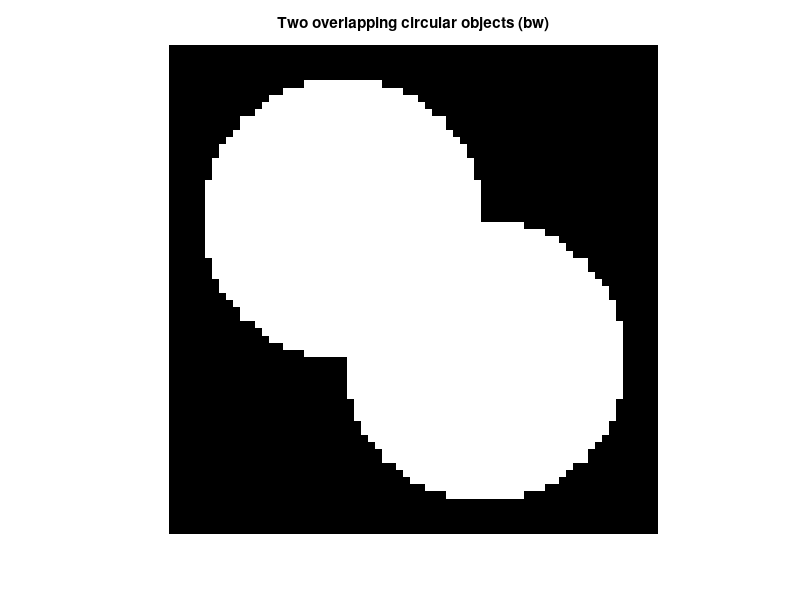
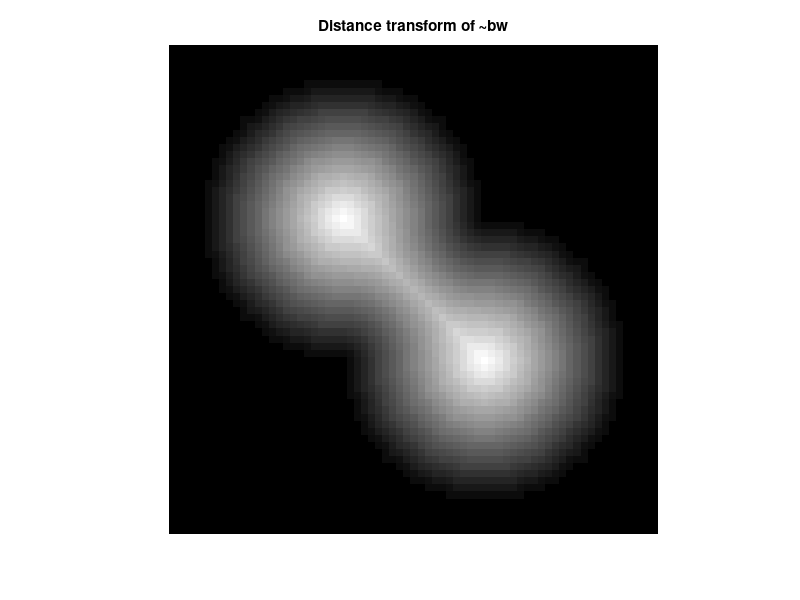
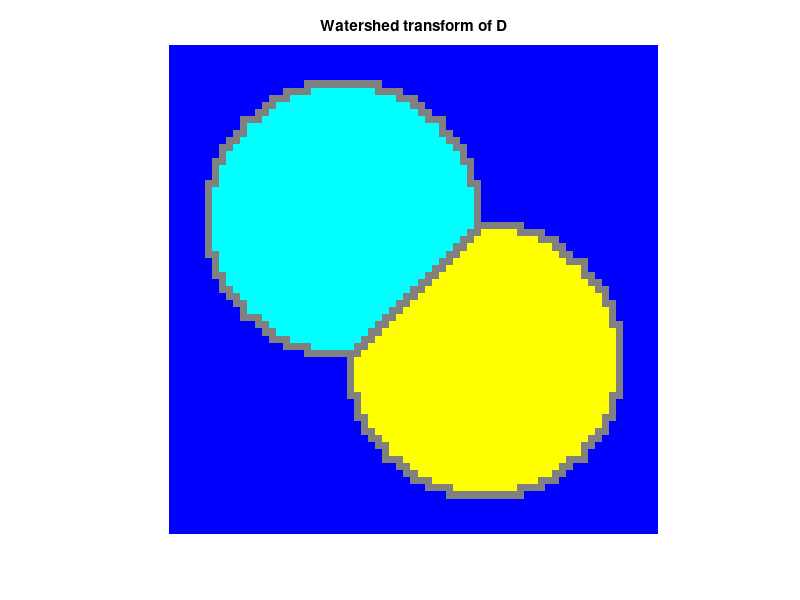
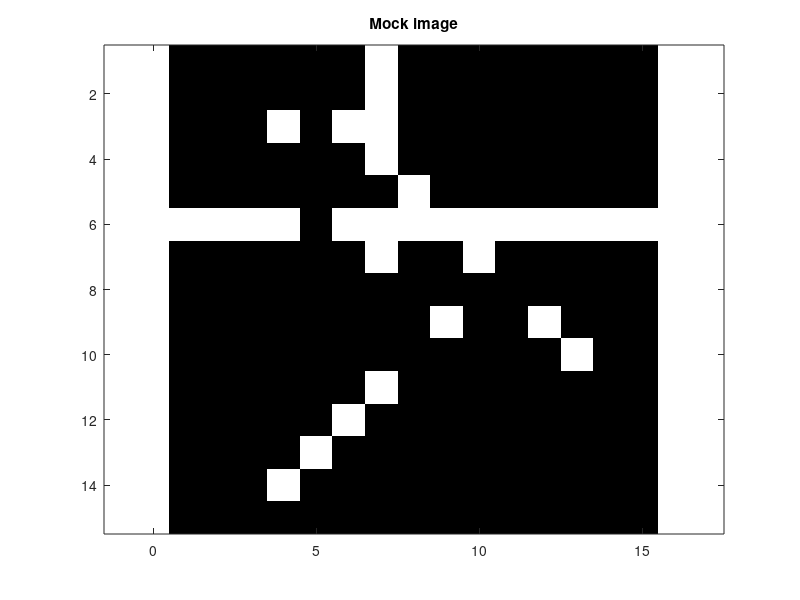

Write MATLAB code to recreate these figures, in order. (Note: this script raises an error after producing the figures.)
%% Week 3: Exercise
% This weeks we have been given both some exercises from the book
% and some matlab exercises/tutorials to demonstrate how to use the matlab
% watershed algorithm.

%% Problem 10.2 : We'll start of with problem 10.2 from Gonzales and Woods
% This problem asks us to find a set of 3x3 masks that can be used to
% detect 1-pixel breaks in lines oriented horizontally, vertically, at +45
% and -45 degrees.

% One set of masks could be:
mask_horizontal_lines       = [-1  2 -1 ; -1  2 -1 ; -1  2 -1];
mask_45_degrees_lines       = [-1 -1  2 ; -1  2 -1 ;  2 -1 -1];
mask_vertical_lines         = [-1 -1 -1 ;  2  2  2 ; -1 -1 -1];
mask_minus_45_degrees_lines = [ 2 -1 -1 ; -1  2 -1 ; -1 -1  2];
% but if the image is assumed to be noiseless, it is no reason to use masks
% which are thicker than 1 pixel, so a better set of masks is:
mask_horizontal_lines       = [ 0  0  0 ;  1 -2  1 ;  0  0  0];
mask_45_degrees_lines       = [ 1  0  0 ;  0 -2  0 ;  0  0  1];
mask_vertical_lines         = [ 0  1  0 ;  0 -2  0 ;  0  1  0];
mask_minus_45_degrees_lines = [ 0  0  1 ;  0 -2  0 ;  1  0  0];
% The response of each of these masks on the lines with the favored
% orientation is:
%  - -1 for the onset and offset (the first and last) pixels of the line
%    and 1 for the background pixels adjacent to these pixels in the
%    direction of the line,
%  - 2 for the break points and -1 for the foreground pixels adjacent to
%    these pixels in the direction of the line, and
%  - 0 anywhere else, i.e. the pixels which are inside the lines and not
%    adjacent to a background pixel in the direction of the line, and the
%    background pixel which is not adjacent to a line (i.e. a foreground
%    pixel) in the direction of the line.
% The breaks in a line of a specific orientation can therefore be detected
% by thresholding the response of the favoring mask using a threshold
% between 1 and 2.

img = [ 0 0 0 0 0 0 1 0 0 0 0 0 0 0 0;
        0 0 0 0 0 0 1 0 0 0 0 0 0 0 0;
        0 0 0 1 0 1 1 0 0 0 0 0 0 0 0;
        0 0 0 0 0 0 1 0 0 0 0 0 0 0 0;
        0 0 0 0 0 0 0 1 0 0 0 0 0 0 0;
        1 1 1 1 0 1 1 1 1 1 1 1 1 1 1;
        0 0 0 0 0 0 1 0 0 1 0 0 0 0 0;
        0 0 0 0 0 0 0 0 0 0 0 0 0 0 0;
        0 0 0 0 0 0 0 0 1 0 0 1 0 0 0;
        0 0 0 0 0 0 0 0 0 0 0 0 1 0 0;
        0 0 0 0 0 0 1 0 0 0 0 0 0 0 0;
        0 0 0 0 0 1 0 0 0 0 0 0 0 0 0;
        0 0 0 0 1 0 0 0 0 0 0 0 0 0 0;
        0 0 0 1 0 0 0 0 0 0 0 0 0 0 0;
        0 0 0 0 0 0 0 0 0 0 0 0 0 0 0;];
img = img;

figure(101)
image(img+1)
colormap(gray(2))
axis equal
axis tight
title('Mock image');

%Line detection masks
hor_line =      [-1 -1 -1; 2 2 2; -1 -1 -1];
plus45_line =   [2 -1 -1; -1 2 -1; -1 -1 2];
vert_line =     [-1 2 -1; -1 2 -1; -1 2 -1];
minus45_line =  [-1 -1 2; -1 2 -1; 2 -1 -1];

%Gap detection masks
hor =       [0 0 0; 1 -2 1; 0 0 0];
vert =      [0 1 0; 0 -2 0; 0 1 0];
minus45 =   [1 0 0; 0 -2 0; 0 0 1];
plus45 =    [0 0 1; 0 -2 0; 1 0 0];

%Try out different masks on your own. I will use the mask to detect
%horizontal gaps
res = conv2(img,hor,'same');

pause(0.5)
figure(102)
imagesc(res > 1)
axis equal
axis tight
colorbar
title('When using the mask to find horizontal gaps');

%% Problem 10.38
% Problem 10.38 is: Propose a region-growing algorithm to segment the image
% in Problem 10.36.

% The image in problem 10.36 has a number of objects that are brighter than
% the background. We are given the information that the mean intensity of
% the backgroud is 60, while the mean intensity of the objects are 170 on a
% [0 255] scale. One solution could then be:

% See section 10.4.1 on region-based segmentation

% We can choose to use foreground-seeds of 170, then use 8-connectivecty to
% "grow" our regions iteratively if the neighbouring pixel is for example
% larger than 115. In short:

% Seeds: S = f >= 170
% Use 8-connectivity.
% P(R) = TRUE if "new pixel's grey level" > 115
% Stop when no region can grow further.


%% Problem 10.39
% In this problem we are asked to segment the following image using the
% split and merge procedure discussed in section 10.4.2. 

% Some notation : R = entire image
%                 R_i = sub image
% Then let Q(R_i) = TRUE if all pixels in R_i have the same intensity, if
% Q(R_i) = FALSE we divide the image into new quadrants. if Q(R_i) = TRUE
% we can stop.

img = [ 0 0 0 0 0 0 0 0;
        0 0 0 0 0 0 0 0;
        0 0 1 1 1 1 0 0;
        0 0 1 1 1 1 0 0;
        0 0 1 0 0 1 0 0;
        0 0 1 0 0 1 0 0;
        0 0 0 0 0 0 0 0;
        0 0 0 0 0 0 0 0;]
figure(103)
imagesc(img);

% Numbering the quadrants as follows. Hmm, not sure how my trees will
% show up on the website, but let's hope the best
% [R_1 R_2]
% [R_3 R_4]

%                                             R
%             /                    /                    \                       \
%           /                     |                      |                        \
%         R_1                    R_2                    R_3                       R_4
%   /    |    |    \       /    |    |    \       /    |    |    \          /    |    |    \
% R_11 R_12 R_13 R_14    R_21 R_22 R_23 R_24    R_31 R_32 R_33 R_34       R_41 R_42 R_43 R_44
%  b    b    b    f       b    b    f    b       b / | | \ b    b       / | | \ b    b    b
%                                             R_321 R_322 R_323 R_324 R_411 R_412 R_413 R_414
%                                               f     b     f     b     b     f     b     f
% Merging the connected (either 4- or 8-connected, it doesn't matter for
% this image) uniform regions will result in a perfect segmentation.

%% Problem 10.43

data = [0 0 2 7 4 4 5 6 5 2 2 4 2 1 0];

figure(104)
bar(data)

% Start with n=1. (n == min+1)
%   - Two minimums: 1:2 and 15
% Increase n to 2.
%   - Basin 15 will catch 14, current basins: 1:2 and 14:15
% Increase n to 3.
%   - Basin 1:2 will catch 3.
%   - New minimum: 10:11
%   - Basin 14:15 will catch 13.
%   - Current basins: 1:3, 10:11 and 13:15
% Increase n to 4.
%   - Nothing happens.
% Increase n to 5.
%   - New minimum: 5:6
%   - New dam: 12
%   - Current basins: 1:3, 5:6, 10:11 and 13:15
%   - Current dams: 12
% Increase n to 6.
%   - Basin 5:6 will catch 7.
%   - Basin 10:11 will catch 9.
%   - Current basins: 1:3, 5:7, 9:11 and 13:15
%   - Current dams: 12
% Increase n to 7.
%   - New dam: 8
%   - Current basins: 1:3, 5:7, 9:11 and 13:15
%   - Current dams: 8 and 12
% Increase n to 8.
%   - New dam: 4
%   - Current basins: 1:3, 5:7, 9:11 and 13:15
%   - Current dams: 4, 8 and 12
% Finished! (n == max+1)

% Alternatively with a step prior to n=1 where a dam is created at each end
% of the function, i.e. at n=1 and n=15, to prevent the rising water from
% running off the ends. The remaining steps will be similar, only that the
% first and last basins won't include 1 and 15, respectively.

%% Exercise 5. Matlab exercise with Watershed segmentation
% In this exercise we will create two overlapping circular objects, and the
% aim is to be able to segment them using the watershed algorithm.

%% 1. Make a binary image containing two overlapping circular objects.
center1 = -10;
center2 = -center1;
dist = sqrt(2*(2*center1)^2);
radius = dist/2 * 1.4;
lims = [floor(center1-1.2*radius) ceil(center2+1.2*radius)];
[x,y] = meshgrid(lims(1):lims(2));
bw1 = sqrt((x-center1).^2 + (y-center1).^2) <= radius;
bw2 = sqrt((x-center2).^2 + (y-center2).^2) <= radius;
bw = bw1 | bw2;
figure(1); imshow(bw,'InitialMagnification','fit');
title('Two overlapping circular objects (bw)')


%% 2. Compute the distance transform of the complement of the binary image.
D = bwdist(~bw); %The '~' gives us the complement.
figure(2); imshow(D,[],'InitialMagnification','fit')
title('Distance transform of ~bw');


%% 3. Complement the distance transform, and force pixels that don't
% belong to the objects to be at -Inf.
D = -D;
D(~bw) = -Inf;


%% 4. Compute the watershed transform, and display the resulting label
% matrix as an RGB image.
L = watershed(D);
rgb = label2rgb(L,'jet',[.5 .5 .5]);
figure(3); imshow(rgb,'InitialMagnification','fit');
title('Watershed transform of D');

%And we are done!! The objects are successfully segmented

%% Exercise 6. Segmentation of pears using morphology and watershed

%% Step 1: Read in the Color Image and Convert it to Grayscale
clear all;
close all;
rgb = imread('pears.png');
I = rgb2gray(rgb);

figure(4)
imshow(I)
text(732, 501, 'Image courtesy of Corel', ...
     'FontSize', 7, 'HorizontalAlignment', 'right')
title('Grayscale image of pears');

%% Step 2: Use the Gradient Magnitude as the Segmentation Function
% Use the Sobel edge masks, imfilter, and some simple arithmetic to 
% compute the gradient magnitude. The gradient is high at the borders of 
% the objects andlow (mostly) inside the objects.
hy = fspecial('sobel');
hx = hy';
Iy = imfilter(double(I), hy, 'replicate');
Ix = imfilter(double(I), hx, 'replicate');
gradmag = sqrt(Ix.^2 + Iy.^2);
figure(5); imshow(gradmag,[]);
title('Gradient magnitude (gradmag)');

pause(0.5)

% Can you segment the image by using the watershed transform directly on the gradient magnitude?
L = watershed(gradmag);
Lrgb = label2rgb(L);
h6 = figure(6); imshow(Lrgb);
title('Watershed transform of gradient magnitude, does this work?');

%% Step 3: Mark the Foreground Objects
% A variety of procedures could be applied here to find the foreground 
% markers, which must be connected blobs of pixels inside each of the 
% foreground objects. In this example you'll use morphological techniques
% called "opening-by-reconstruction" and "closing-by-reconstruction" to 
% "clean" up the image. These operations will create flat maxima inside 
% each object that can be located using imregionalmax.
% Opening is an erosion followed by a dilation, while 
% opening-by-reconstruction is an erosion followed by a morphological 
% reconstruction. Let's compare the two. First, compute the opening using
% imopen.
se = strel('disk', 20);
Io = imopen(I, se);
figure(7); imshow(Io), title('Opening (Io)')

pause(0.3)

% Next compute the opening-by-reconstruction using imerode and imreconstruct.
% (You will learn morphological reconstruction in the lecture 24.9)
Ie = imerode(I, se);
Iobr = imreconstruct(Ie, I);
figure(8); imshow(Iobr), title('Opening-by-reconstruction (Iobr)')

pause(0.3)

% Following the opening with a closing can remove the dark spots and stem 
% marks. Compare a regular morphological closing with a 
% closing-by-reconstruction. First try imclose:
Ioc = imclose(Io, se);
figure(9); imshow(Ioc), title('Opening-closing (Ioc)')

pause(0.3)

% Now use imdilate followed by imreconstruct.
% Notice you must complement the image inputs andoutput of imreconstruct.
Iobrd = imdilate(Iobr, se);
Iobrcbr = imreconstruct(imcomplement(Iobrd), imcomplement(Iobr));
Iobrcbr = imcomplement(Iobrcbr);
figure(10); imshow(Iobrcbr);
title('Opening-closing by reconstruction (Iobrcbr)')

%% Step 3 continued...
% As you can see by comparing Iobrcbr with Ioc, reconstruction-based opening 
% and closing are more effective than standard opening and closing at 
% removing small blemishes without affecting the overall shapes of the 
% objects. Calculate the regional maxima of Iobrcbr to obtain good
% foreground markers.
fgm = imregionalmax(Iobrcbr);
figure(11); imshow(fgm);
title('Regional maxima of opening-closing by reconstruction (fgm)')

pause(0.3)

% To help interpret the result, superimpose the foreground marker image on 
% the original image.
I2 = I;
I2(fgm) = 255;
figure(12); imshow(I2);
title('Regional maxima superimposed on original image (I2)')

pause(0.3)

% Notice that some of the mostly-occluded and shadowed objects are not 
% marked, which means that these objects will not be segmented properly 
% in the end result. Also, the foreground markers in some objects go right 
% up to the objects' edge. That means you should clean the edges of the
% marker blobs and then shrink them a bit. You can do this by a closing 
% followed by an erosion.
se2 = strel(ones(5,5));
fgm2 = imclose(fgm, se2);
fgm3 = imerode(fgm2, se2);

% This procedure tends to leave some stray isolated pixels that must be
% removed. You can do this using bwareaopen, which removes all blobs that 
% have fewer than a certain number of pixels.
fgm4 = bwareaopen(fgm3, 20);
I3 = I;
I3(fgm4) = 255;
figure(13); imshow(I3)
title('Modified regional maxima superimposed on original image (fmg4)')

%% Step 4: Compute background markers
% Now you need to mark the background. In the cleaned-up image, Iobrcbr, 
% the dark pixels belong
% to the background, so you could start with a thresholding operation.
bw = im2bw(Iobrcbr, graythresh(Iobrcbr));
figure(14); imshow(bw);
title('Thresholded opening-closing by reconstruction (bw)')

pause(0.3)

% The background pixels are in black, but ideally we don't want the 
% background markers to be too close to the edges of the objects we are 
% trying to segment. We will "thin" the background by computing the 
% "skeleton by influence zones", of SKIZ, of the foreground of bw. This can
% be done by computing the watershed transform of the distance transform of 
% bw, and then looking for the watershed ridge lines (DL==0) of the result.
D = bwdist(bw);
DL = watershed(D);
bgm = DL == 0;
figure(15); imshow(bgm), title('Watershed ridge lines (bgm)')

%% Step 5: Compute the Watershed Transform of the Segmentation Function
% The function imimposemin can be used to modify an image so that it has 
% regional minima only in certain desired locations. Here you can use
% imimposemin to modify the gradient magniture image so that its only 
% regional minima occur at foreground and background marker pixels.
gradmag2 = imimposemin(gradmag, bgm | fgm4);
% Finally we are ready to compute the watershed-based segmentation.
L = watershed(gradmag2);

% Step 6: Visualize the result
% One visualization technique is to superimpose the foreground markers, 
% background markers, and segmented object boundaries on the original image.
% You can use dilation as neede to make certain aspects, such as the object
% boundaries, more visible. Object boundaries are located where L==0.
I4 = I;
I4(imdilate(L==0, ones(3,3)) | bgm | fgm4) = 255;
figure(16); imshow(I4)
title('Markers and object boundaries superimposed on original image (I4)')

pause(0.3)

% The visualization illustrates how the locations of the foreground and
% background markers affect the result. In a couple of locations, partially
% occluded darker objects were merged with their brighter neighbor objects
% because the occluded objects did not have foreground markers. Another 
% useful visualization technique is to display the label matrix as a color 
% image. Label matrices, such as those produced by watershed and bwlabel, 
% can be converted to truecolor images for visualization purposes using label2rgb.
Lrgb = label2rgb (L, 'jet', 'w', 'shuffle');
figure(17); imshow(Lrgb)
title('Colored watershed label matrix (Lrgb)')

pause(0.3)

% You can use transparency to superimpose this pseudo-color label matrix on top of the original
% intensity image.
figure(18); imshow(I), hold on
himage = imshow(Lrgb);
set(himage, 'AlphaData', 0.3);
title('Lrgb superimposed transparently on original image')

%% Exercise 7: Detecting cells with the watershed algorithm
clear all
close all

% Step 1: Read image img_cells.jpg
I = imread('img_cells.jpg');
figure(19); imshow(I), title('Cell image')

pause(0.3)

%% Step 2: Make a binary image were the cells are forground and the rest is background.
bw = im2bw(I, graythresh(I));
figure(20); imshow(bw), title('BWed using Otsu''s threshold')

pause(0.3)

%% Step 3: Fill interior gaps if necessary with: bwareaopen
bw_filled = bwareaopen(bw, 200);
figure(21); imshow(bw_filled), title('After filling gaps')

pause(0.3)

%% Step 4: Compute the distance function by: bwdist
D = bwdist(bw_filled);
figure(22); imshow(D, []), title('Distance image')

pause(0.3)

%% Step 5: Compute the watershed borders by using: watershed
DL = watershed(-D);
watershed_lines = DL==0;
figure(23); imshow(watershed_lines, []), title('Watershed lines')

pause(0.3)

%% Step 6: Look at the final watershed regions overlaid the image
DLrgb = label2rgb(DL, 'jet', 'w', 'shuffle');
figure(24); imshow(DLrgb), title('Colored watershed label matrix (DLrgb)')

pause(0.3)

figure(25); imshow(I), hold on
himage = imshow(DLrgb);
set(himage, 'AlphaData', 0.3);
title('DLrgb superimposed transparently on original image')

pause(0.3)

%% How well do you find the cell regions?
cells = bw_filled;
cells(watershed_lines) = 1;
figure(26); imshow(cells), title('Segmentation of cells')

pause(0.3)
%% Good, with a few exceptions, e.g.:
a_problem_area = D(60:90,125:160);
figure(27); imshow(a_problem_area, [], 'Init', 'fit')
title('Area with problems. Why?')

pause(0.3)

% I leave it to you to improve the results ;)
% Feel free to share your solution if you can do it better!